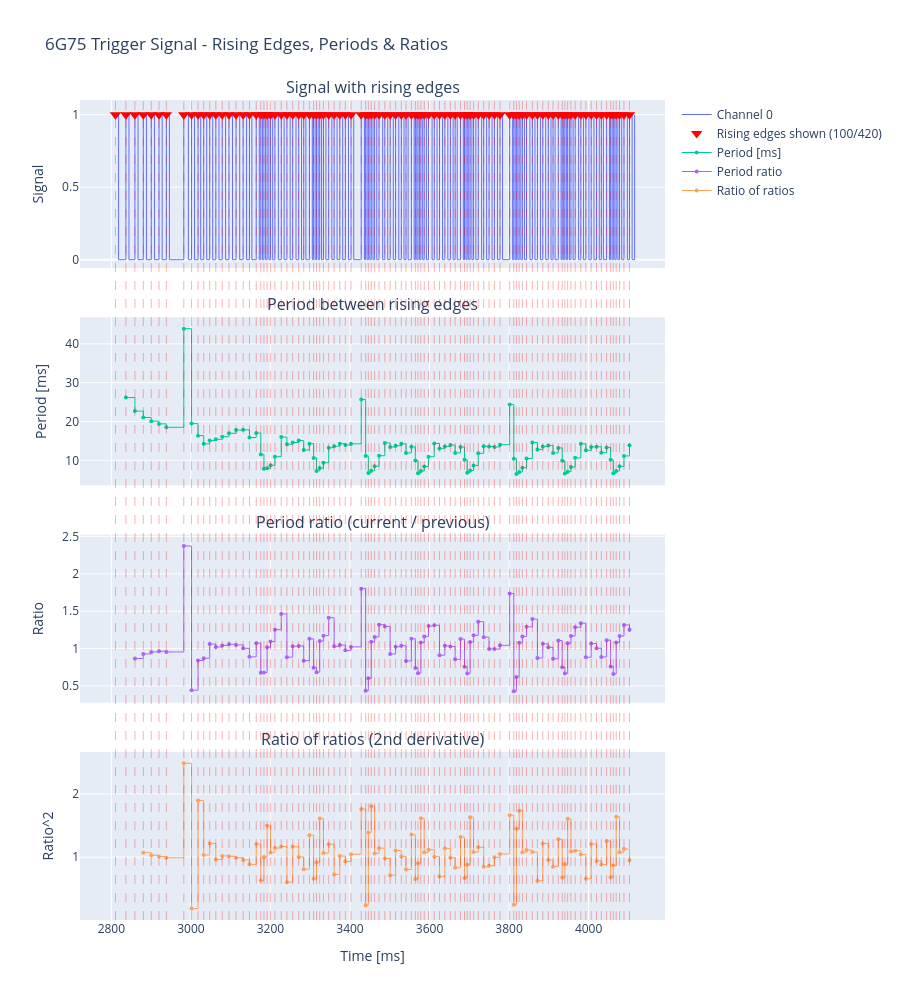

Here is the notebook cell this chart was saved with:
### Code cell
# Fast rising-edge detection and bounded plotting
EDGE_THRESHOLD = 0.5
MAX_PLOT_EDGES = 100  # Set to None to plot all detected edges

# Use NumPy arrays for faster edge detection than pandas diff/masking
signal_arr = np.asarray(signal, dtype=float)
time_ms_arr = np.asarray(time_ms, dtype=float)

rising_idx = np.flatnonzero((signal_arr[1:] > EDGE_THRESHOLD) & (signal_arr[:-1] <= EDGE_THRESHOLD)) + 1
rising_times_arr = time_ms_arr[rising_idx]
rising_times_ms = pd.Series(rising_times_arr)

total_edges = len(rising_times_arr)
if MAX_PLOT_EDGES is None or MAX_PLOT_EDGES <= 0 or MAX_PLOT_EDGES >= total_edges:
    plot_edges = total_edges
else:
    plot_edges = int(MAX_PLOT_EDGES)

print(f"Found {total_edges} rising edges")
if plot_edges < total_edges:
    print(f"Plotting first {plot_edges} rising edges (set MAX_PLOT_EDGES=None to plot all)")

plot_rising_idx = rising_idx[:plot_edges]
plot_rising_times = time_ms_arr[plot_rising_idx]

# Limit the actual plotted waveform data to the same edge window (+1 edge interval margin).
if plot_edges > 0:
    first_plot_idx = int(plot_rising_idx[0])
    if plot_edges < total_edges:
        next_after_last = int(rising_idx[plot_edges])
        last_plot_idx = min(len(signal_arr), next_after_last + 1)
    else:
        last_plot_idx = len(signal_arr)
else:
    first_plot_idx = 0
    last_plot_idx = len(signal_arr)

plot_time_arr = time_ms_arr[first_plot_idx:last_plot_idx]
plot_signal_arr = signal_arr[first_plot_idx:last_plot_idx]

fig2 = make_subplots(
    rows=4, cols=1, shared_xaxes=True, vertical_spacing=0.06,
    subplot_titles=("Signal with rising edges", "Period between rising edges", "Period ratio (current / previous)", "Ratio of ratios (2nd derivative)")
)

fig2.add_trace(
    go.Scatter(
        x=plot_time_arr, y=plot_signal_arr,
        mode='lines', line=dict(width=1, shape='hv'), name='Channel 0'
    ),
    row=1, col=1
)

# Use one vline shape per displayed edge only (major plotting cost when unbounded)
for t in plot_rising_times:
    fig2.add_shape(
        type='line', x0=t, x1=t, y0=0, y1=1, xref='x', yref='paper',
        opacity=0.3, line=dict(color='red', width=1, dash='dash')
    )

fig2.add_trace(
    go.Scatter(
        x=plot_rising_times,
        y=np.full(plot_edges, float(np.max(plot_signal_arr))) if plot_edges > 0 else [],
        mode='markers', marker=dict(color='red', symbol='triangle-down', size=10),
        name=f'Rising edges shown ({plot_edges}/{total_edges})'
    ),
    row=1, col=1
)

# Compute period features from displayed edges to keep plotting bounded
periods_ms = pd.Series(np.diff(plot_rising_times))
period_times_ms = pd.Series(plot_rising_times[1:])
ratios = periods_ms / periods_ms.shift(1)
ratio_of_ratios = ratios / ratios.shift(1)

fig2.add_trace(go.Scatter(
    x=period_times_ms, y=periods_ms,
    mode='lines+markers', marker=dict(size=4), line=dict(width=1, shape='hv'),
    name='Period [ms]'
), row=2, col=1)

fig2.add_trace(go.Scatter(
    x=period_times_ms, y=ratios,
    mode='lines+markers', marker=dict(size=4), line=dict(width=1, shape='hv'),
    name='Period ratio'
), row=3, col=1)

fig2.add_trace(go.Scatter(
    x=period_times_ms, y=ratio_of_ratios,
    mode='lines+markers', marker=dict(size=4), line=dict(width=1, shape='hv'),
    name='Ratio of ratios'
), row=4, col=1)

fig2.update_yaxes(title_text="Signal", row=1, col=1)
fig2.update_yaxes(title_text="Period [ms]", row=2, col=1)
fig2.update_yaxes(title_text="Ratio", row=3, col=1)
fig2.update_yaxes(title_text="Ratio^2", row=4, col=1)
fig2.update_xaxes(title_text="Time [ms]", row=4, col=1)
fig2.update_layout(title="6G75 Trigger Signal - Rising Edges, Periods & Ratios", height=1000, hovermode='x unified')
fig2.show()

### Figure 1 — Plotly figure (JSON) as saved in the notebook; plotly's stock layout.template omitted (floating-point values rounded to 4 significant figures; data arrays with more than 128 entries replaced by an {"elided": "..."} marker saying what was removed)
{"data": [{"line": {"shape": "hv", "width": 1}, "mode": "lines", "name": "Channel 0", "type": "scatter", "x": {"elided": "222 float values"}, "xaxis": "x", "y": {"elided": "222 float values"}, "yaxis": "y"}, {"marker": {"color": "red", "size": 10, "symbol": "triangle-down"}, "mode": "markers", "name": "Rising edges shown (100/420)", "type": "scatter", "x": [2810.0, 2837.0, 2859.0, 2880.0, 2900.0, 2920.0, 2938.0, 2982.0, 3002.0, 3018.0, 3032.0, 3047.0, 3063.0, 3079.0, 3096.0, 3114.0, 3131.0, 3147.0, 3164.0, 3176.0, 3184.0, 3192.0, 3200.0, 3211.0, 3227.0, 3241.0, 3256.0, 3271.0, 3284.0, 3298.0, 3309.0, 3316.0, 3324.0, 3333.0, 3346.0, 3360.0, 3374.0, 3388.0, 3403.0, 3428.0, 3439.0, 3446.0, 3453.0, 3462.0, 3473.0, 3488.0, 3501.0, 3515.0, 3529.0, 3541.0, 3554.0, 3564.0, 3571.0, 3578.0, 3587.0, 3598.0, 3612.0, 3625.0, 3639.0, 3652.0, 3664.0, 3678.0, 3688.0, 3695.0, 3702.0, 3711.0, 3723.0, 3736.0, 3750.0, 3763.0, 3777.0, 3802.0, 3812.0, 3818.0, 3825.0, 3833.0, 3844.0, 3859.0, 3871.0, 3885.0, 3899.0, 3911.0, 3924.0, 3934.0, 3940.0, 3947.0, 3956.0, 3966.0, 3980.0, 3993.0, 4006.0, 4020.0, 4032.0, 4045.0, 4055.0, 4062.0, 4069.0, 4078.0, 4089.0, 4103.0], "xaxis": "x", "y": [1.0, 1.0, 1.0, 1.0, 1.0, 1.0, 1.0, 1.0, 1.0, 1.0, 1.0, 1.0, 1.0, 1.0, 1.0, 1.0, 1.0, 1.0, 1.0, 1.0, 1.0, 1.0, 1.0, 1.0, 1.0, 1.0, 1.0, 1.0, 1.0, 1.0, 1.0, 1.0, 1.0, 1.0, 1.0, 1.0, 1.0, 1.0, 1.0, 1.0, 1.0, 1.0, 1.0, 1.0, 1.0, 1.0, 1.0, 1.0, 1.0, 1.0, 1.0, 1.0, 1.0, 1.0, 1.0, 1.0, 1.0, 1.0, 1.0, 1.0, 1.0, 1.0, 1.0, 1.0, 1.0, 1.0, 1.0, 1.0, 1.0, 1.0, 1.0, 1.0, 1.0, 1.0, 1.0, 1.0, 1.0, 1.0, 1.0, 1.0, 1.0, 1.0, 1.0, 1.0, 1.0, 1.0, 1.0, 1.0, 1.0, 1.0, 1.0, 1.0, 1.0, 1.0, 1.0, 1.0, 1.0, 1.0, 1.0, 1.0], "yaxis": "y"}, {"line": {"shape": "hv", "width": 1}, "marker": {"size": 4}, "mode": "lines+markers", "name": "Period [ms]", "type": "scatter", "x": [2837.0, 2859.0, 2880.0, 2900.0, 2920.0, 2938.0, 2982.0, 3002.0, 3018.0, 3032.0, 3047.0, 3063.0, 3079.0, 3096.0, 3114.0, 3131.0, 3147.0, 3164.0, 3176.0, 3184.0, 3192.0, 3200.0, 3211.0, 3227.0, 3241.0, 3256.0, 3271.0, 3284.0, 3298.0, 3309.0, 3316.0, 3324.0, 3333.0, 3346.0, 3360.0, 3374.0, 3388.0, 3403.0, 3428.0, 3439.0, 3446.0, 3453.0, 3462.0, 3473.0, 3488.0, 3501.0, 3515.0, 3529.0, 3541.0, 3554.0, 3564.0, 3571.0, 3578.0, 3587.0, 3598.0, 3612.0, 3625.0, 3639.0, 3652.0, 3664.0, 3678.0, 3688.0, 3695.0, 3702.0, 3711.0, 3723.0, 3736.0, 3750.0, 3763.0, 3777.0, 3802.0, 3812.0, 3818.0, 3825.0, 3833.0, 3844.0, 3859.0, 3871.0, 3885.0, 3899.0, 3911.0, 3924.0, 3934.0, 3940.0, 3947.0, 3956.0, 3966.0, 3980.0, 3993.0, 4006.0, 4020.0, 4032.0, 4045.0, 4055.0, 4062.0, 4069.0, 4078.0, 4089.0, 4103.0], "xaxis": "x2", "y": [26.16, 22.67, 21.04, 20.09, 19.38, 18.51, 43.91, 19.45, 16.35, 14.23, 15.08, 15.4, 16.06, 16.97, 17.8, 17.85, 15.87, 17.02, 11.52, 7.838, 7.972, 8.724, 10.93, 16.0, 14.15, 14.58, 15.09, 12.64, 14.29, 10.62, 7.26, 7.993, 9.376, 13.25, 13.64, 14.28, 13.94, 14.24, 25.66, 11.14, 6.725, 7.332, 8.472, 11.19, 14.48, 13.42, 13.75, 14.26, 11.9, 13.47, 9.973, 6.68, 7.221, 8.397, 10.93, 14.34, 13.07, 13.56, 13.92, 11.91, 13.42, 10.16, 6.77, 7.37, 8.672, 11.8, 13.59, 13.53, 13.44, 14.02, 24.36, 10.43, 6.473, 6.975, 8.102, 10.46, 14.59, 12.76, 13.57, 13.79, 11.91, 13.19, 9.891, 6.598, 7.072, 8.264, 10.63, 14.24, 12.59, 13.44, 13.49, 11.97, 13.32, 10.14, 6.692, 7.241, 8.449, 11.12, 13.91], "yaxis": "y2"}, {"line": {"shape": "hv", "width": 1}, "marker": {"size": 4}, "mode": "lines+markers", "name": "Period ratio", "type": "scatter", "x": [2837.0, 2859.0, 2880.0, 2900.0, 2920.0, 2938.0, 2982.0, 3002.0, 3018.0, 3032.0, 3047.0, 3063.0, 3079.0, 3096.0, 3114.0, 3131.0, 3147.0, 3164.0, 3176.0, 3184.0, 3192.0, 3200.0, 3211.0, 3227.0, 3241.0, 3256.0, 3271.0, 3284.0, 3298.0, 3309.0, 3316.0, 3324.0, 3333.0, 3346.0, 3360.0, 3374.0, 3388.0, 3403.0, 3428.0, 3439.0, 3446.0, 3453.0, 3462.0, 3473.0, 3488.0, 3501.0, 3515.0, 3529.0, 3541.0, 3554.0, 3564.0, 3571.0, 3578.0, 3587.0, 3598.0, 3612.0, 3625.0, 3639.0, 3652.0, 3664.0, 3678.0, 3688.0, 3695.0, 3702.0, 3711.0, 3723.0, 3736.0, 3750.0, 3763.0, 3777.0, 3802.0, 3812.0, 3818.0, 3825.0, 3833.0, 3844.0, 3859.0, 3871.0, 3885.0, 3899.0, 3911.0, 3924.0, 3934.0, 3940.0, 3947.0, 3956.0, 3966.0, 3980.0, 3993.0, 4006.0, 4020.0, 4032.0, 4045.0, 4055.0, 4062.0, 4069.0, 4078.0, 4089.0, 4103.0], "xaxis": "x3", "y": [NaN, 0.8667, 0.9278, 0.9549, 0.9649, 0.9548, 2.372, 0.4431, 0.8406, 0.8705, 1.06, 1.021, 1.042, 1.057, 1.049, 1.003, 0.8888, 1.072, 0.6771, 0.6802, 1.017, 1.094, 1.253, 1.464, 0.8846, 1.03, 1.035, 0.8381, 1.13, 0.7434, 0.6836, 1.101, 1.173, 1.413, 1.029, 1.047, 0.976, 1.022, 1.802, 0.4341, 0.6036, 1.09, 1.155, 1.32, 1.294, 0.9266, 1.025, 1.037, 0.8342, 1.132, 0.7407, 0.6698, 1.081, 1.163, 1.301, 1.313, 0.9113, 1.037, 1.027, 0.8554, 1.127, 0.7569, 0.6665, 1.089, 1.177, 1.36, 1.152, 0.9955, 0.9933, 1.043, 1.737, 0.4282, 0.6207, 1.078, 1.162, 1.291, 1.395, 0.8742, 1.064, 1.016, 0.8632, 1.108, 0.7499, 0.6671, 1.072, 1.169, 1.286, 1.34, 0.8839, 1.067, 1.004, 0.887, 1.113, 0.7612, 0.6601, 1.082, 1.167, 1.316, 1.251], "yaxis": "y3"}, {"line": {"shape": "hv", "width": 1}, "marker": {"size": 4}, "mode": "lines+markers", "name": "Ratio of ratios", "type": "scatter", "x": [2837.0, 2859.0, 2880.0, 2900.0, 2920.0, 2938.0, 2982.0, 3002.0, 3018.0, 3032.0, 3047.0, 3063.0, 3079.0, 3096.0, 3114.0, 3131.0, 3147.0, 3164.0, 3176.0, 3184.0, 3192.0, 3200.0, 3211.0, 3227.0, 3241.0, 3256.0, 3271.0, 3284.0, 3298.0, 3309.0, 3316.0, 3324.0, 3333.0, 3346.0, 3360.0, 3374.0, 3388.0, 3403.0, 3428.0, 3439.0, 3446.0, 3453.0, 3462.0, 3473.0, 3488.0, 3501.0, 3515.0, 3529.0, 3541.0, 3554.0, 3564.0, 3571.0, 3578.0, 3587.0, 3598.0, 3612.0, 3625.0, 3639.0, 3652.0, 3664.0, 3678.0, 3688.0, 3695.0, 3702.0, 3711.0, 3723.0, 3736.0, 3750.0, 3763.0, 3777.0, 3802.0, 3812.0, 3818.0, 3825.0, 3833.0, 3844.0, 3859.0, 3871.0, 3885.0, 3899.0, 3911.0, 3924.0, 3934.0, 3940.0, 3947.0, 3956.0, 3966.0, 3980.0, 3993.0, 4006.0, 4020.0, 4032.0, 4045.0, 4055.0, 4062.0, 4069.0, 4078.0, 4089.0, 4103.0], "xaxis": "x4", "y": [NaN, NaN, 1.071, 1.029, 1.01, 0.9895, 2.485, 0.1868, 1.897, 1.036, 1.217, 0.9641, 1.021, 1.014, 0.9927, 0.9559, 0.8863, 1.207, 0.6314, 1.005, 1.495, 1.076, 1.145, 1.168, 0.6043, 1.165, 1.004, 0.8101, 1.348, 0.6579, 0.9195, 1.611, 1.065, 1.205, 0.7285, 1.017, 0.9322, 1.047, 1.762, 0.241, 1.39, 1.806, 1.06, 1.143, 0.9803, 0.7158, 1.106, 1.012, 0.8042, 1.357, 0.6544, 0.9043, 1.614, 1.076, 1.119, 1.009, 0.6943, 1.138, 0.9904, 0.8328, 1.317, 0.6717, 0.8806, 1.633, 1.081, 1.156, 0.8468, 0.8641, 0.9978, 1.05, 1.664, 0.2466, 1.449, 1.736, 1.078, 1.112, 1.08, 0.6268, 1.217, 0.9554, 0.8494, 1.283, 0.6768, 0.8896, 1.607, 1.09, 1.101, 1.042, 0.6595, 1.207, 0.9409, 0.8834, 1.255, 0.684, 0.8671, 1.639, 1.078, 1.128, 0.9501], "yaxis": "y4"}], "layout": {"annotations": [{"font": {"size": 16}, "showarrow": false, "text": "Signal with rising edges", "x": 0.5, "xanchor": "center", "xref": "paper", "y": 1, "yanchor": "bottom", "yref": "paper"}, {"font": {"size": 16}, "showarrow": false, "text": "Period between rising edges", "x": 0.5, "xanchor": "center", "xref": "paper", "y": 0.735, "yanchor": "bottom", "yref": "paper"}, {"font": {"size": 16}, "showarrow": false, "text": "Period ratio (current / previous)", "x": 0.5, "xanchor": "center", "xref": "paper", "y": 0.47, "yanchor": "bottom", "yref": "paper"}, {"font": {"size": 16}, "showarrow": false, "text": "Ratio of ratios (2nd derivative)", "x": 0.5, "xanchor": "center", "xref": "paper", "y": 0.205, "yanchor": "bottom", "yref": "paper"}], "height": 1000, "hovermode": "x unified", "shapes": [{"line": {"color": "red", "dash": "dash", "width": 1}, "opacity": 0.3, "type": "line", "x0": 2810.0, "x1": 2810.0, "xref": "x", "y0": 0, "y1": 1, "yref": "paper"}, {"line": {"color": "red", "dash": "dash", "width": 1}, "opacity": 0.3, "type": "line", "x0": 2837.0, "x1": 2837.0, "xref": "x", "y0": 0, "y1": 1, "yref": "paper"}, {"line": {"color": "red", "dash": "dash", "width": 1}, "opacity": 0.3, "type": "line", "x0": 2859.0, "x1": 2859.0, "xref": "x", "y0": 0, "y1": 1, "yref": "paper"}, {"line": {"color": "red", "dash": "dash", "width": 1}, "opacity": 0.3, "type": "line", "x0": 2880.0, "x1": 2880.0, "xref": "x", "y0": 0, "y1": 1, "yref": "paper"}, {"line": {"color": "red", "dash": "dash", "width": 1}, "opacity": 0.3, "type": "line", "x0": 2900.0, "x1": 2900.0, "xref": "x", "y0": 0, "y1": 1, "yref": "paper"}, {"line": {"color": "red", "dash": "dash", "width": 1}, "opacity": 0.3, "type": "line", "x0": 2920.0, "x1": 2920.0, "xref": "x", "y0": 0, "y1": 1, "yref": "paper"}, {"line": {"color": "red", "dash": "dash", "width": 1}, "opacity": 0.3, "type": "line", "x0": 2938.0, "x1": 2938.0, "xref": "x", "y0": 0, "y1": 1, "yref": "paper"}, {"line": {"color": "red", "dash": "dash", "width": 1}, "opacity": 0.3, "type": "line", "x0": 2982.0, "x1": 2982.0, "xref": "x", "y0": 0, "y1": 1, "yref": "paper"}, {"line": {"color": "red", "dash": "dash", "width": 1}, "opacity": 0.3, "type": "line", "x0": 3002.0, "x1": 3002.0, "xref": "x", "y0": 0, "y1": 1, "yref": "paper"}, {"line": {"color": "red", "dash": "dash", "width": 1}, "opacity": 0.3, "type": "line", "x0": 3018.0, "x1": 3018.0, "xref": "x", "y0": 0, "y1": 1, "yref": "paper"}, {"line": {"color": "red", "dash": "dash", "width": 1}, "opacity": 0.3, "type": "line", "x0": 3032.0, "x1": 3032.0, "xref": "x", "y0": 0, "y1": 1, "yref": "paper"}, {"line": {"color": "red", "dash": "dash", "width": 1}, "opacity": 0.3, "type": "line", "x0": 3047.0, "x1": 3047.0, "xref": "x", "y0": 0, "y1": 1, "yref": "paper"}, {"line": {"color": "red", "dash": "dash", "width": 1}, "opacity": 0.3, "type": "line", "x0": 3063.0, "x1": 3063.0, "xref": "x", "y0": 0, "y1": 1, "yref": "paper"}, {"line": {"color": "red", "dash": "dash", "width": 1}, "opacity": 0.3, "type": "line", "x0": 3079.0, "x1": 3079.0, "xref": "x", "y0": 0, "y1": 1, "yref": "paper"}, {"line": {"color": "red", "dash": "dash", "width": 1}, "opacity": 0.3, "type": "line", "x0": 3096.0, "x1": 3096.0, "xref": "x", "y0": 0, "y1": 1, "yref": "paper"}, {"line": {"color": "red", "dash": "dash", "width": 1}, "opacity": 0.3, "type": "line", "x0": 3114.0, "x1": 3114.0, "xref": "x", "y0": 0, "y1": 1, "yref": "paper"}, {"line": {"color": "red", "dash": "dash", "width": 1}, "opacity": 0.3, "type": "line", "x0": 3131.0, "x1": 3131.0, "xref": "x", "y0": 0, "y1": 1, "yref": "paper"}, {"line": {"color": "red", "dash": "dash", "width": 1}, "opacity": 0.3, "type": "line", "x0": 3147.0, "x1": 3147.0, "xref": "x", "y0": 0, "y1": 1, "yref": "paper"}, {"line": {"color": "red", "dash": "dash", "width": 1}, "opacity": 0.3, "type": "line", "x0": 3164.0, "x1": 3164.0, "xref": "x", "y0": 0, "y1": 1, "yref": "paper"}, {"line": {"color": "red", "dash": "dash", "width": 1}, "opacity": 0.3, "type": "line", "x0": 3176.0, "x1": 3176.0, "xref": "x", "y0": 0, "y1": 1, "yref": "paper"}, {"line": {"color": "red", "dash": "dash", "width": 1}, "opacity": 0.3, "type": "line", "x0": 3184.0, "x1": 3184.0, "xref": "x", "y0": 0, "y1": 1, "yref": "paper"}, {"line": {"color": "red", "dash": "dash", "width": 1}, "opacity": 0.3, "type": "line", "x0": 3192.0, "x1": 3192.0, "xref": "x", "y0": 0, "y1": 1, "yref": "paper"}, {"line": {"color": "red", "dash": "dash", "width": 1}, "opacity": 0.3, "type": "line", "x0": 3200.0, "x1": 3200.0, "xref": "x", "y0": 0, "y1": 1, "yref": "paper"}, {"line": {"color": "red", "dash": "dash", "width": 1}, "opacity": 0.3, "type": "line", "x0": 3211.0, "x1": 3211.0, "xref": "x", "y0": 0, "y1": 1, "yref": "paper"}, {"line": {"color": "red", "dash": "dash", "width": 1}, "opacity": 0.3, "type": "line", "x0": 3227.0, "x1": 3227.0, "xref": "x", "y0": 0, "y1": 1, "yref": "paper"}, {"line": {"color": "red", "dash": "dash", "width": 1}, "opacity": 0.3, "type": "line", "x0": 3241.0, "x1": 3241.0, "xref": "x", "y0": 0, "y1": 1, "yref": "paper"}, {"line": {"color": "red", "dash": "dash", "width": 1}, "opacity": 0.3, "type": "line", "x0": 3256.0, "x1": 3256.0, "xref": "x", "y0": 0, "y1": 1, "yref": "paper"}, {"line": {"color": "red", "dash": "dash", "width": 1}, "opacity": 0.3, "type": "line", "x0": 3271.0, "x1": 3271.0, "xref": "x", "y0": 0, "y1": 1, "yref": "paper"}, {"line": {"color": "red", "dash": "dash", "width": 1}, "opacity": 0.3, "type": "line", "x0": 3284.0, "x1": 3284.0, "xref": "x", "y0": 0, "y1": 1, "yref": "paper"}, {"line": {"color": "red", "dash": "dash", "width": 1}, "opacity": 0.3, "type": "line", "x0": 3298.0, "x1": 3298.0, "xref": "x", "y0": 0, "y1": 1, "yref": "paper"}, {"line": {"color": "red", "dash": "dash", "width": 1}, "opacity": 0.3, "type": "line", "x0": 3309.0, "x1": 3309.0, "xref": "x", "y0": 0, "y1": 1, "yref": "paper"}, {"line": {"color": "red", "dash": "dash", "width": 1}, "opacity": 0.3, "type": "line", "x0": 3316.0, "x1": 3316.0, "xref": "x", "y0": 0, "y1": 1, "yref": "paper"}, {"line": {"color": "red", "dash": "dash", "width": 1}, "opacity": 0.3, "type": "line", "x0": 3324.0, "x1": 3324.0, "xref": "x", "y0": 0, "y1": 1, "yref": "paper"}, {"line": {"color": "red", "dash": "dash", "width": 1}, "opacity": 0.3, "type": "line", "x0": 3333.0, "x1": 3333.0, "xref": "x", "y0": 0, "y1": 1, "yref": "paper"}, {"line": {"color": "red", "dash": "dash", "width": 1}, "opacity": 0.3, "type": "line", "x0": 3346.0, "x1": 3346.0, "xref": "x", "y0": 0, "y1": 1, "yref": "paper"}, {"line": {"color": "red", "dash": "dash", "width": 1}, "opacity": 0.3, "type": "line", "x0": 3360.0, "x1": 3360.0, "xref": "x", "y0": 0, "y1": 1, "yref": "paper"}, {"line": {"color": "red", "dash": "dash", "width": 1}, "opacity": 0.3, "type": "line", "x0": 3374.0, "x1": 3374.0, "xref": "x", "y0": 0, "y1": 1, "yref": "paper"}, {"line": {"color": "red", "dash": "dash", "width": 1}, "opacity": 0.3, "type": "line", "x0": 3388.0, "x1": 3388.0, "xref": "x", "y0": 0, "y1": 1, "yref": "paper"}, {"line": {"color": "red", "dash": "dash", "width": 1}, "opacity": 0.3, "type": "line", "x0": 3403.0, "x1": 3403.0, "xref": "x", "y0": 0, "y1": 1, "yref": "paper"}, {"line": {"color": "red", "dash": "dash", "width": 1}, "opacity": 0.3, "type": "line", "x0": 3428.0, "x1": 3428.0, "xref": "x", "y0": 0, "y1": 1, "yref": "paper"}, {"line": {"color": "red", "dash": "dash", "width": 1}, "opacity": 0.3, "type": "line", "x0": 3439.0, "x1": 3439.0, "xref": "x", "y0": 0, "y1": 1, "yref": "paper"}, {"line": {"color": "red", "dash": "dash", "width": 1}, "opacity": 0.3, "type": "line", "x0": 3446.0, "x1": 3446.0, "xref": "x", "y0": 0, "y1": 1, "yref": "paper"}, {"line": {"color": "red", "dash": "dash", "width": 1}, "opacity": 0.3, "type": "line", "x0": 3453.0, "x1": 3453.0, "xref": "x", "y0": 0, "y1": 1, "yref": "paper"}, {"line": {"color": "red", "dash": "dash", "width": 1}, "opacity": 0.3, "type": "line", "x0": 3462.0, "x1": 3462.0, "xref": "x", "y0": 0, "y1": 1, "yref": "paper"}, {"line": {"color": "red", "dash": "dash", "width": 1}, "opacity": 0.3, "type": "line", "x0": 3473.0, "x1": 3473.0, "xref": "x", "y0": 0, "y1": 1, "yref": "paper"}, {"line": {"color": "red", "dash": "dash", "width": 1}, "opacity": 0.3, "type": "line", "x0": 3488.0, "x1": 3488.0, "xref": "x", "y0": 0, "y1": 1, "yref": "paper"}, {"line": {"color": "red", "dash": "dash", "width": 1}, "opacity": 0.3, "type": "line", "x0": 3501.0, "x1": 3501.0, "xref": "x", "y0": 0, "y1": 1, "yref": "paper"}, {"line": {"color": "red", "dash": "dash", "width": 1}, "opacity": 0.3, "type": "line", "x0": 3515.0, "x1": 3515.0, "xref": "x", "y0": 0, "y1": 1, "yref": "paper"}, {"line": {"color": "red", "dash": "dash", "width": 1}, "opacity": 0.3, "type": "line", "x0": 3529.0, "x1": 3529.0, "xref": "x", "y0": 0, "y1": 1, "yref": "paper"}, {"line": {"color": "red", "dash": "dash", "width": 1}, "opacity": 0.3, "type": "line", "x0": 3541.0, "x1": 3541.0, "xref": "x", "y0": 0, "y1": 1, "yref": "paper"}, {"line": {"color": "red", "dash": "dash", "width": 1}, "opacity": 0.3, "type": "line", "x0": 3554.0, "x1": 3554.0, "xref": "x", "y0": 0, "y1": 1, "yref": "paper"}, {"line": {"color": "red", "dash": "dash", "width": 1}, "opacity": 0.3, "type": "line", "x0": 3564.0, "x1": 3564.0, "xref": "x", "y0": 0, "y1": 1, "yref": "paper"}, {"line": {"color": "red", "dash": "dash", "width": 1}, "opacity": 0.3, "type": "line", "x0": 3571.0, "x1": 3571.0, "xref": "x", "y0": 0, "y1": 1, "yref": "paper"}, {"line": {"color": "red", "dash": "dash", "width": 1}, "opacity": 0.3, "type": "line", "x0": 3578.0, "x1": 3578.0, "xref": "x", "y0": 0, "y1": 1, "yref": "paper"}, {"line": {"color": "red", "dash": "dash", "width": 1}, "opacity": 0.3, "type": "line", "x0": 3587.0, "x1": 3587.0, "xref": "x", "y0": 0, "y1": 1, "yref": "paper"}, {"line": {"color": "red", "dash": "dash", "width": 1}, "opacity": 0.3, "type": "line", "x0": 3598.0, "x1": 3598.0, "xref": "x", "y0": 0, "y1": 1, "yref": "paper"}, {"line": {"color": "red", "dash": "dash", "width": 1}, "opacity": 0.3, "type": "line", "x0": 3612.0, "x1": 3612.0, "xref": "x", "y0": 0, "y1": 1, "yref": "paper"}, {"line": {"color": "red", "dash": "dash", "width": 1}, "opacity": 0.3, "type": "line", "x0": 3625.0, "x1": 3625.0, "xref": "x", "y0": 0, "y1": 1, "yref": "paper"}, {"line": {"color": "red", "dash": "dash", "width": 1}, "opacity": 0.3, "type": "line", "x0": 3639.0, "x1": 3639.0, "xref": "x", "y0": 0, "y1": 1, "yref": "paper"}, {"line": {"color": "red", "dash": "dash", "width": 1}, "opacity": 0.3, "type": "line", "x0": 3652.0, "x1": 3652.0, "xref": "x", "y0": 0, "y1": 1, "yref": "paper"}, {"line": {"color": "red", "dash": "dash", "width": 1}, "opacity": 0.3, "type": "line", "x0": 3664.0, "x1": 3664.0, "xref": "x", "y0": 0, "y1": 1, "yref": "paper"}, {"line": {"color": "red", "dash": "dash", "width": 1}, "opacity": 0.3, "type": "line", "x0": 3678.0, "x1": 3678.0, "xref": "x", "y0": 0, "y1": 1, "yref": "paper"}, {"line": {"color": "red", "dash": "dash", "width": 1}, "opacity": 0.3, "type": "line", "x0": 3688.0, "x1": 3688.0, "xref": "x", "y0": 0, "y1": 1, "yref": "paper"}, {"line": {"color": "red", "dash": "dash", "width": 1}, "opacity": 0.3, "type": "line", "x0": 3695.0, "x1": 3695.0, "xref": "x", "y0": 0, "y1": 1, "yref": "paper"}, {"line": {"color": "red", "dash": "dash", "width": 1}, "opacity": 0.3, "type": "line", "x0": 3702.0, "x1": 3702.0, "xref": "x", "y0": 0, "y1": 1, "yref": "paper"}, {"line": {"color": "red", "dash": "dash", "width": 1}, "opacity": 0.3, "type": "line", "x0": 3711.0, "x1": 3711.0, "xref": "x", "y0": 0, "y1": 1, "yref": "paper"}, {"line": {"color": "red", "dash": "dash", "width": 1}, "opacity": 0.3, "type": "line", "x0": 3723.0, "x1": 3723.0, "xref": "x", "y0": 0, "y1": 1, "yref": "paper"}, {"line": {"color": "red", "dash": "dash", "width": 1}, "opacity": 0.3, "type": "line", "x0": 3736.0, "x1": 3736.0, "xref": "x", "y0": 0, "y1": 1, "yref": "paper"}, {"line": {"color": "red", "dash": "dash", "width": 1}, "opacity": 0.3, "type": "line", "x0": 3750.0, "x1": 3750.0, "xref": "x", "y0": 0, "y1": 1, "yref": "paper"}, {"line": {"color": "red", "dash": "dash", "width": 1}, "opacity": 0.3, "type": "line", "x0": 3763.0, "x1": 3763.0, "xref": "x", "y0": 0, "y1": 1, "yref": "paper"}, {"line": {"color": "red", "dash": "dash", "width": 1}, "opacity": 0.3, "type": "line", "x0": 3777.0, "x1": 3777.0, "xref": "x", "y0": 0, "y1": 1, "yref": "paper"}, {"line": {"color": "red", "dash": "dash", "width": 1}, "opacity": 0.3, "type": "line", "x0": 3802.0, "x1": 3802.0, "xref": "x", "y0": 0, "y1": 1, "yref": "paper"}, {"line": {"color": "red", "dash": "dash", "width": 1}, "opacity": 0.3, "type": "line", "x0": 3812.0, "x1": 3812.0, "xref": "x", "y0": 0, "y1": 1, "yref": "paper"}, {"line": {"color": "red", "dash": "dash", "width": 1}, "opacity": 0.3, "type": "line", "x0": 3818.0, "x1": 3818.0, "xref": "x", "y0": 0, "y1": 1, "yref": "paper"}, {"line": {"color": "red", "dash": "dash", "width": 1}, "opacity": 0.3, "type": "line", "x0": 3825.0, "x1": 3825.0, "xref": "x", "y0": 0, "y1": 1, "yref": "paper"}, {"line": {"color": "red", "dash": "dash", "width": 1}, "opacity": 0.3, "type": "line", "x0": 3833.0, "x1": 3833.0, "xref": "x", "y0": 0, "y1": 1, "yref": "paper"}, {"line": {"color": "red", "dash": "dash", "width": 1}, "opacity": 0.3, "type": "line", "x0": 3844.0, "x1": 3844.0, "xref": "x", "y0": 0, "y1": 1, "yref": "paper"}, {"line": {"color": "red", "dash": "dash", "width": 1}, "opacity": 0.3, "type": "line", "x0": 3859.0, "x1": 3859.0, "xref": "x", "y0": 0, "y1": 1, "yref": "paper"}, {"line": {"color": "red", "dash": "dash", "width": 1}, "opacity": 0.3, "type": "line", "x0": 3871.0, "x1": 3871.0, "xref": "x", "y0": 0, "y1": 1, "yref": "paper"}, {"line": {"color": "red", "dash": "dash", "width": 1}, "opacity": 0.3, "type": "line", "x0": 3885.0, "x1": 3885.0, "xref": "x", "y0": 0, "y1": 1, "yref": "paper"}, {"line": {"color": "red", "dash": "dash", "width": 1}, "opacity": 0.3, "type": "line", "x0": 3899.0, "x1": 3899.0, "xref": "x", "y0": 0, "y1": 1, "yref": "paper"}, {"line": {"color": "red", "dash": "dash", "width": 1}, "opacity": 0.3, "type": "line", "x0": 3911.0, "x1": 3911.0, "xref": "x", "y0": 0, "y1": 1, "yref": "paper"}, {"line": {"color": "red", "dash": "dash", "width": 1}, "opacity": 0.3, "type": "line", "x0": 3924.0, "x1": 3924.0, "xref": "x", "y0": 0, "y1": 1, "yref": "paper"}, {"line": {"color": "red", "dash": "dash", "width": 1}, "opacity": 0.3, "type": "line", "x0": 3934.0, "x1": 3934.0, "xref": "x", "y0": 0, "y1": 1, "yref": "paper"}, {"line": {"color": "red", "dash": "dash", "width": 1}, "opacity": 0.3, "type": "line", "x0": 3940.0, "x1": 3940.0, "xref": "x", "y0": 0, "y1": 1, "yref": "paper"}, {"line": {"color": "red", "dash": "dash", "width": 1}, "opacity": 0.3, "type": "line", "x0": 3947.0, "x1": 3947.0, "xref": "x", "y0": 0, "y1": 1, "yref": "paper"}, {"line": {"color": "red", "dash": "dash", "width": 1}, "opacity": 0.3, "type": "line", "x0": 3956.0, "x1": 3956.0, "xref": "x", "y0": 0, "y1": 1, "yref": "paper"}, {"line": {"color": "red", "dash": "dash", "width": 1}, "opacity": 0.3, "type": "line", "x0": 3966.0, "x1": 3966.0, "xref": "x", "y0": 0, "y1": 1, "yref": "paper"}, {"line": {"color": "red", "dash": "dash", "width": 1}, "opacity": 0.3, "type": "line", "x0": 3980.0, "x1": 3980.0, "xref": "x", "y0": 0, "y1": 1, "yref": "paper"}, {"line": {"color": "red", "dash": "dash", "width": 1}, "opacity": 0.3, "type": "line", "x0": 3993.0, "x1": 3993.0, "xref": "x", "y0": 0, "y1": 1, "yref": "paper"}, {"line": {"color": "red", "dash": "dash", "width": 1}, "opacity": 0.3, "type": "line", "x0": 4006.0, "x1": 4006.0, "xref": "x", "y0": 0, "y1": 1, "yref": "paper"}, {"line": {"color": "red", "dash": "dash", "width": 1}, "opacity": 0.3, "type": "line", "x0": 4020.0, "x1": 4020.0, "xref": "x", "y0": 0, "y1": 1, "yref": "paper"}, {"line": {"color": "red", "dash": "dash", "width": 1}, "opacity": 0.3, "type": "line", "x0": 4032.0, "x1": 4032.0, "xref": "x", "y0": 0, "y1": 1, "yref": "paper"}, {"line": {"color": "red", "dash": "dash", "width": 1}, "opacity": 0.3, "type": "line", "x0": 4045.0, "x1": 4045.0, "xref": "x", "y0": 0, "y1": 1, "yref": "paper"}, {"line": {"color": "red", "dash": "dash", "width": 1}, "opacity": 0.3, "type": "line", "x0": 4055.0, "x1": 4055.0, "xref": "x", "y0": 0, "y1": 1, "yref": "paper"}, {"line": {"color": "red", "dash": "dash", "width": 1}, "opacity": 0.3, "type": "line", "x0": 4062.0, "x1": 4062.0, "xref": "x", "y0": 0, "y1": 1, "yref": "paper"}, {"line": {"color": "red", "dash": "dash", "width": 1}, "opacity": 0.3, "type": "line", "x0": 4069.0, "x1": 4069.0, "xref": "x", "y0": 0, "y1": 1, "yref": "paper"}, {"line": {"color": "red", "dash": "dash", "width": 1}, "opacity": 0.3, "type": "line", "x0": 4078.0, "x1": 4078.0, "xref": "x", "y0": 0, "y1": 1, "yref": "paper"}, {"line": {"color": "red", "dash": "dash", "width": 1}, "opacity": 0.3, "type": "line", "x0": 4089.0, "x1": 4089.0, "xref": "x", "y0": 0, "y1": 1, "yref": "paper"}, {"line": {"color": "red", "dash": "dash", "width": 1}, "opacity": 0.3, "type": "line", "x0": 4103.0, "x1": 4103.0, "xref": "x", "y0": 0, "y1": 1, "yref": "paper"}], "title": {"text": "6G75 Trigger Signal - Rising Edges, Periods & Ratios"}, "xaxis": {"anchor": "y", "domain": [0, 1], "matches": "x4", "showticklabels": false}, "xaxis2": {"anchor": "y2", "domain": [0, 1], "matches": "x4", "showticklabels": false}, "xaxis3": {"anchor": "y3", "domain": [0, 1], "matches": "x4", "showticklabels": false}, "xaxis4": {"anchor": "y4", "domain": [0, 1], "title": {"text": "Time [ms]"}}, "yaxis": {"anchor": "x", "domain": [0.795, 1], "title": {"text": "Signal"}}, "yaxis2": {"anchor": "x2", "domain": [0.53, 0.735], "title": {"text": "Period [ms]"}}, "yaxis3": {"anchor": "x3", "domain": [0.265, 0.47], "title": {"text": "Ratio"}}, "yaxis4": {"anchor": "x4", "domain": [0, 0.205], "title": {"text": "Ratio^2"}}}}
